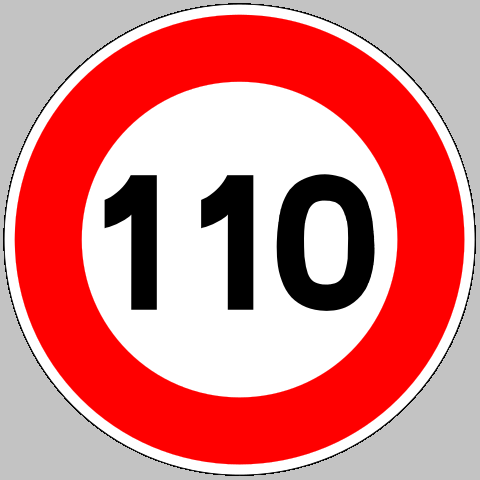
#> input picture Bloc6/Projet_TrafficSignsDetection/modele_cnn_custom/panneaux/110.png, 480 x 480 px; its folder holds only this picture in this run
$ python -i data_prj.py   (imports and definitions only)
#> lines starting #> are read from the running program, lines starting #| are printed output that depends on the picture
#> further down, picture is the input picture: shape (480, 480, 3); mean B, G, R 131, 131, 220.2
import numpy as np
import os
import cv2
import random
from tensorflow.keras import layers, Sequential

panneau_shape=(64, 64)
rep_panneaux="panneaux"
rep_panneaux_diff="panneaux_diff"
rep_non_panneaux="non_panneaux"


# [89 lines left out: functions create_model1, create_model2, get_panneaux, generate_images, not called in this run]


def generate_modif_image(image):
    h, w, c = image.shape
#> h = 480; w = 480; c = 3

    # coleur unie autour du panneau
    r_color = [np.random.randint(255), np.random.randint(255), np.random.randint(255)]
    image = np.where(image == [142, 142, 142], r_color, image).astype(np.uint8)

    if np.random.randint(3):
        k_max = 3
        kernel_blur = np.random.randint(k_max) * 2 + 1
        image = cv2.GaussianBlur(image, (kernel_blur, kernel_blur), 0)

    M = cv2.getRotationMatrix2D((int(w/2), int(h/2)), random.randint(-10, 10), 1)
    image = cv2.warpAffine(image, M, (w, h))
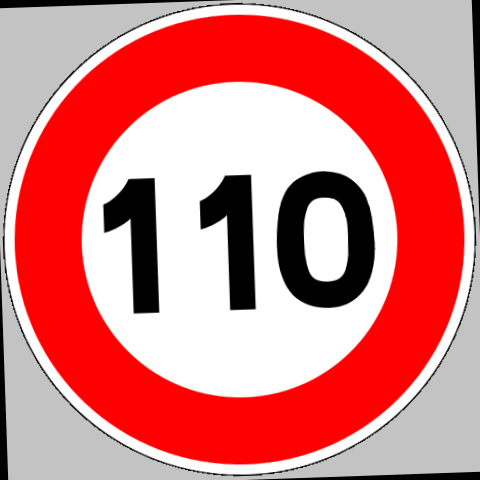
#> image: shape (480, 480, 3); mean of channels 0, 1, 2 127.7, 127.7, 216.9; drawn as B, G, R

    if np.random.randint(2):
        a = int(max(w, h)/5)+1
#> a = 97
        pts1 = np.float32([[0, 0], [w, 0], [0, h], [w, h]])
#> pts1 = [[0, 0], [480, 0], [0, 480], [480, 480]]
        pts2 = np.float32([[0+random.randint(-a, a), 0+random.randint(-a, a)], [w-random.randint(-a, a), 0+random.randint(-a, a)], [0+random.randint(-a, a), h-random.randint(-a, a)], [w-random.randint(-a, a), h-random.randint(-a, a)]])
        M = cv2.getPerspectiveTransform(pts1,pts2)
        image = cv2.warpPerspective(image, M, (w, h))
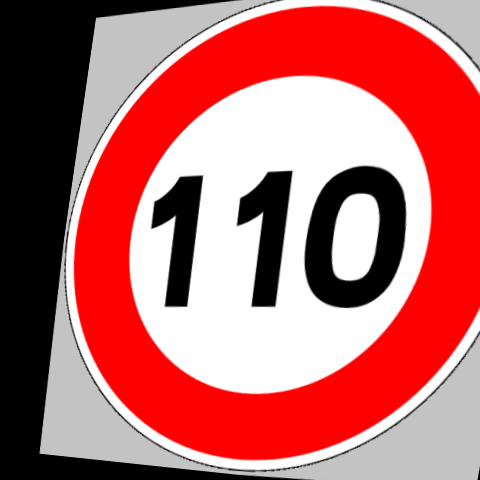
#> image: shape (480, 480, 3); mean of channels 0, 1, 2 105.2, 105.2, 187; drawn as B, G, R

    if np.random.randint(2):
        r = random.randint(0, 5)
        h2 = int(h*0.9)
#> h2 = 432
        w2 = int(w*0.9)
#> w2 = 432
        if r == 0:
            image = image[0:w2, 0:h2]
        elif r == 1:
            image = image[w-w2:w, 0:h2]
        elif r==2:
            image=image[0:w2, h-h2:h]
        elif r==3:
            image=image[w-w2:w, h-h2:h]
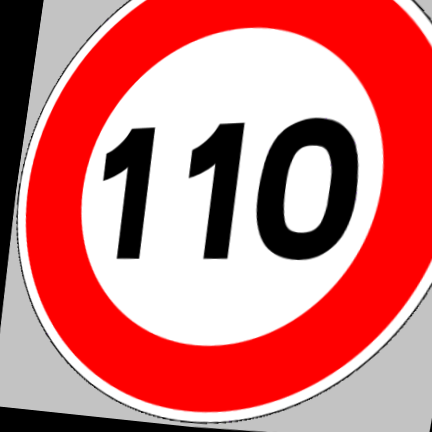
#> image: shape (432, 432, 3); mean of channels 0, 1, 2 118.4, 118.4, 209.7; drawn as B, G, R
        image=cv2.resize(image, (h, w))
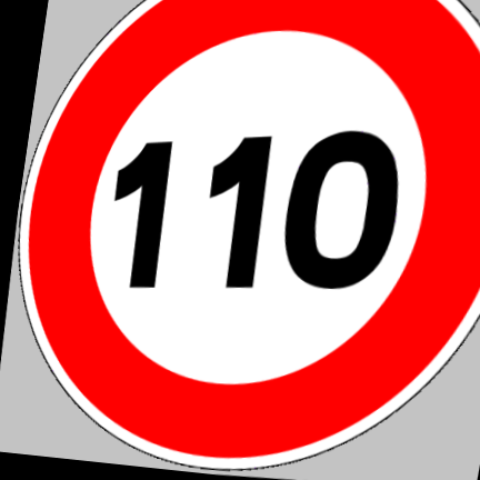
#> image: shape (480, 480, 3); mean of channels 0, 1, 2 118.4, 118.4, 209.7; drawn as B, G, R

    if np.random.randint(2):
        r=random.randint(1, int(max(w, h)*0.15))
#> r = 46
        image = image[r:w-r, r:h-r]
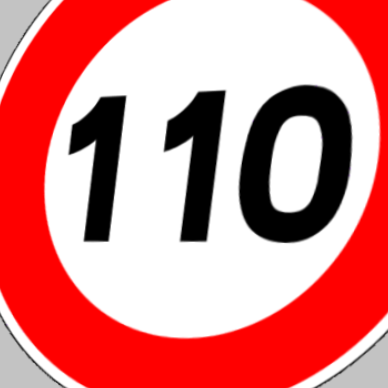
#> image: shape (388, 388, 3); mean of channels 0, 1, 2 133, 133, 218.8; drawn as B, G, R
        image=cv2.resize(image, (h, w))
#> image: shape (480, 480, 3)

    if not np.random.randint(4):
        t = np.empty((h, w, c) , dtype=np.float32)
        for i in range(h):
            for j in range(w):
                for k in range(c):
                    t[i][j][k]=(i/h)
        M = cv2.getRotationMatrix2D((int(w/2), int(h/2)), np.random.randint(4)*90, 1)
        t = cv2.warpAffine(t, M, (w, h))
        image = (cv2.multiply((image/255).astype(np.float32), t)*255).astype(np.uint8)

    # gamma
    image = np.clip(random.uniform(0.6, 1.0) * image - np.random.randint(50), 0, 255).astype(np.uint8)
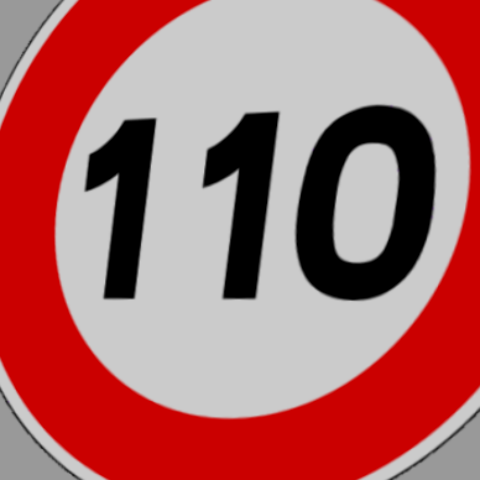
#> image: shape (480, 480, 3); mean of channels 0, 1, 2 105.4, 105.4, 173.9; drawn as B, G, R

    if not np.random.randint(4):
        p=(15+np.random.randint(10))/100
        image=(image*p+50*(1-p)).astype(np.uint8)+np.random.randint(100)

    # bruit
    n = np.random.randn(h, w, c) * random.randint(5, 30)
    image = np.clip(image + n, 0, 255).astype(np.uint8)

    return image

>>> import cv2
>>> picture = cv2.imread('panneaux/110.png')
>>> result = generate_modif_image(picture)

$ run again, on Bloc6/Projet_TrafficSignsDetection/modele_cnn_custom/panneaux/30.png
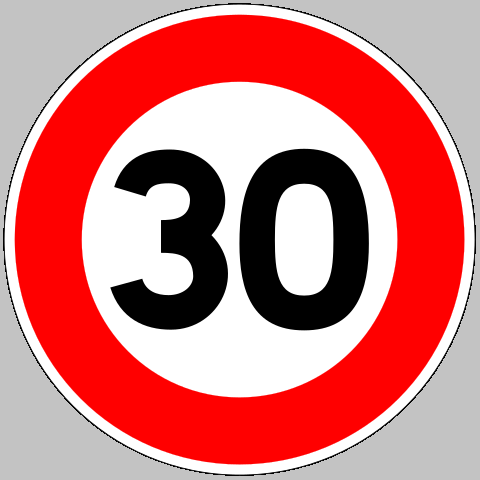
#> input picture Bloc6/Projet_TrafficSignsDetection/modele_cnn_custom/panneaux/30.png, 480 x 480 px
#> picture is the input picture: shape (480, 480, 3); mean B, G, R 121.3, 121.3, 210.5
#> in generate_modif_image, `image = image[r:w-r, r:h-r]`:
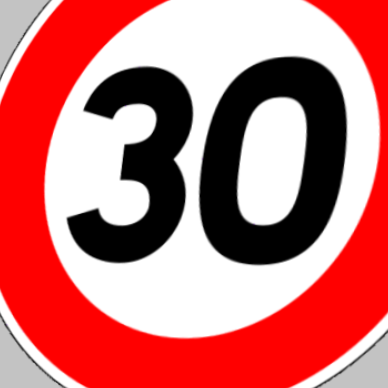
#> image: shape (388, 388, 3); mean B, G, R 115.7, 115.6, 201.5
#> in generate_modif_image, `image = np.clip(random.uniform(0.6, 1.0) * image - np.random.randint(5..`:
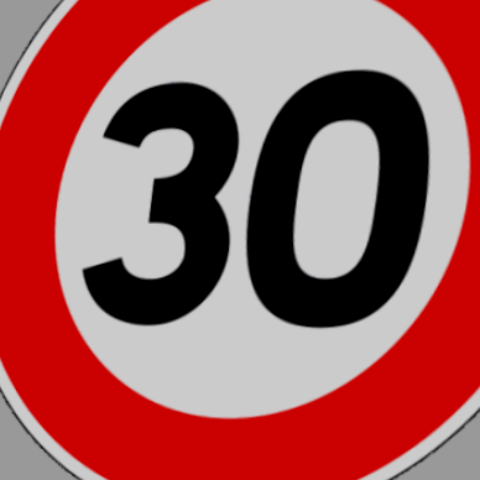
#> image: shape (480, 480, 3); mean B, G, R 91.6, 91.6, 160.1
